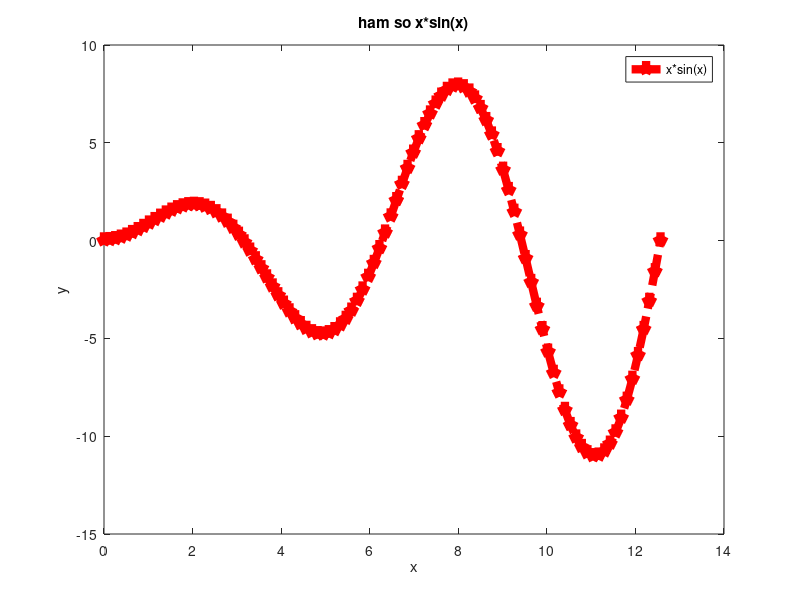
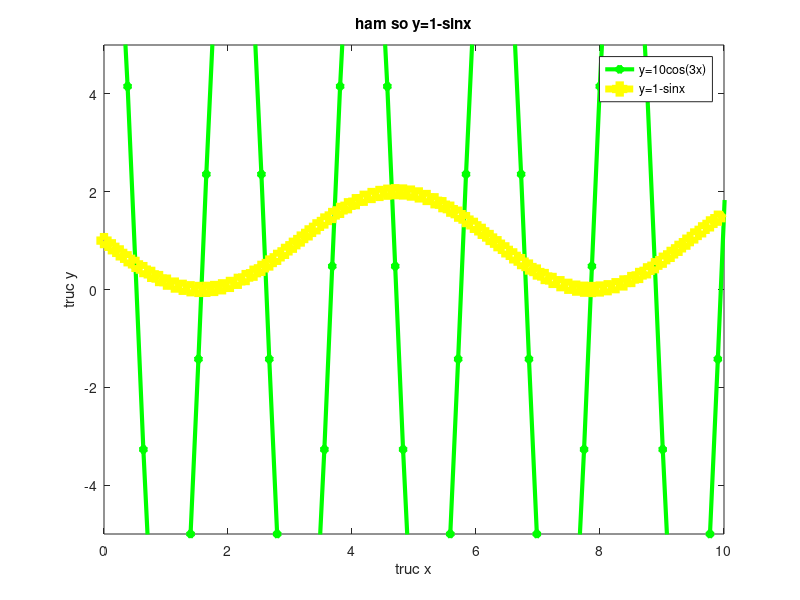
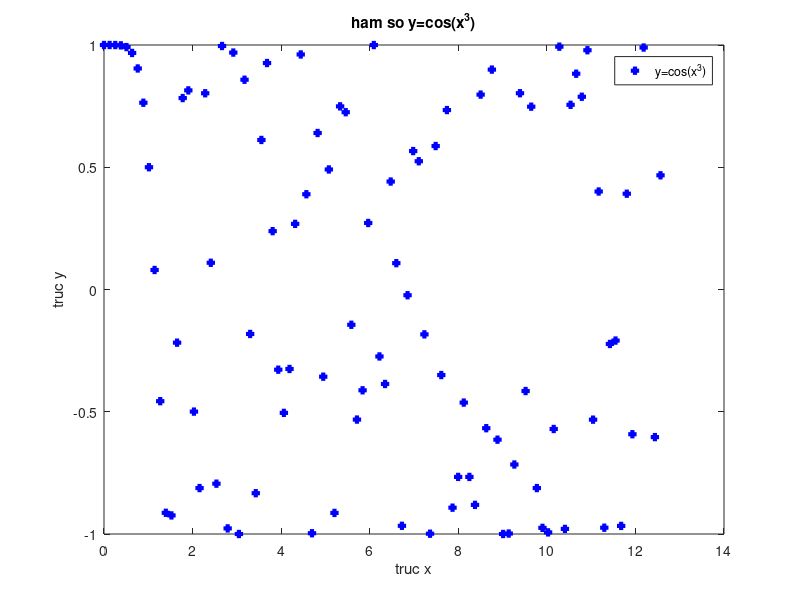

These charts were generated, in order, by the following MATLAB code:
x=linspace(0,4*pi);
y1=x.*sin(x);
y2=10*cos(3*x);
y3=1-sin(x);
y4=cos(x.*x.*x);

figure(1)
plot(x,y1,'-.rv','LineWidth',6);
title('ham so x*sin(x)');
xlabel('x');
ylabel('y');
legend('x*sin(x)');
figure(2)

plot(x,y2,'-g*','LineWidth',3);
title('ham so y=10cos(3x)');
xlabel('truc x');
ylabel('truc y');
hold on
plot(x,y3,'--ys','LineWidth',5);
axis([0 10 -5 5]);
title('ham so y=1-sinx');
xlabel('truc x');
ylabel('truc y');
legend('y=10cos(3x)','y=1-sinx');
figure(3)
plot(x,y4,'+b','LineWidth',3);
title('ham so y=cos(x^3)');
xlabel('truc x');
ylabel('truc y');
legend('y=cos(x^3)');

